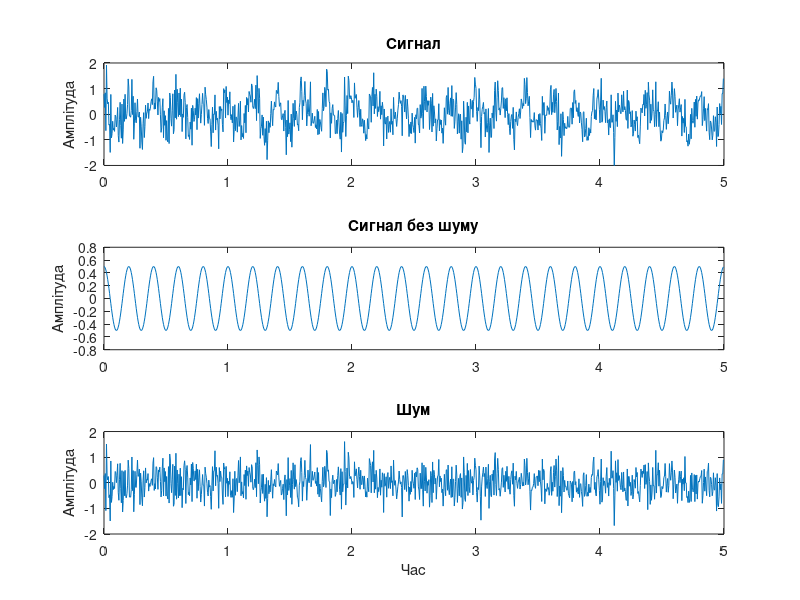
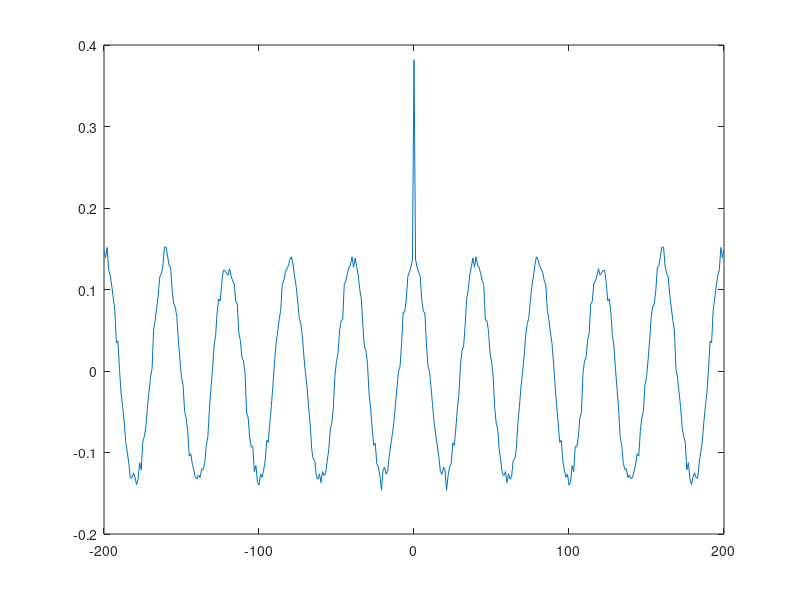
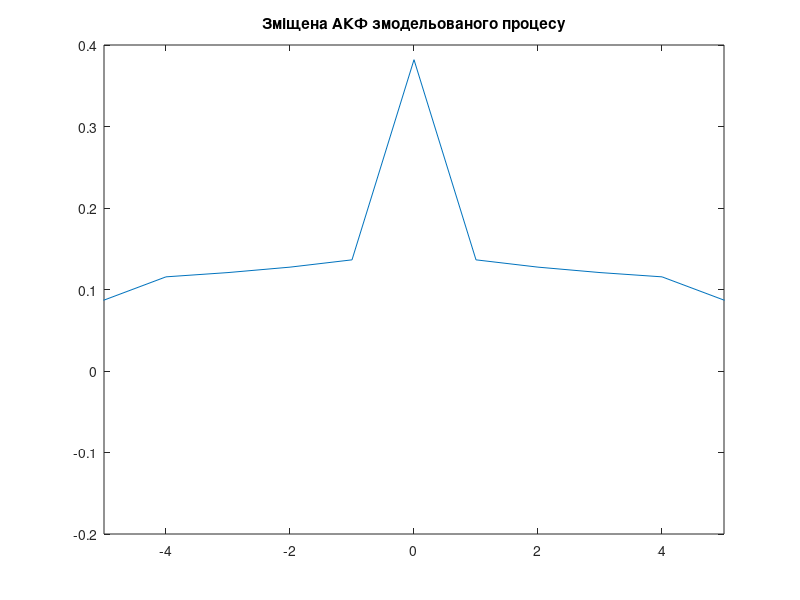
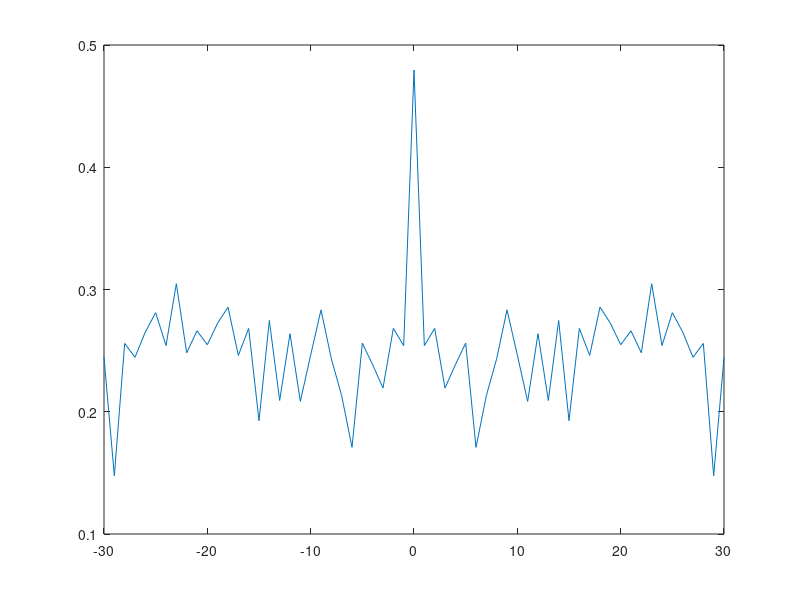

MATLAB code for these plots, in order:
function lab05_main
%=== Дисципліна: Основи обробки біомедичної інформації ===
%--- Лабораторна робота #5 КОРЕЛЯЦІЙНИЙ АНАЛІЗ БІОСИГНАЛІВ
%
% Використовуйте файли даних: 
%   eeg1-c3.dat - сигнал ЕЕГ, fs = 100 Гц
%   eeg1-f3.dat - сигнал ЕЕГ, fs = 100 Гц
%   eeg1-f4.dat - сигнал ЕЕГ, fs = 100 Гц
%   eeg1-p3.dat - сигнал ЕЕГ, fs = 100 Гц
%   eeg1-p4.dat - сигнал ЕЕГ, fs = 100 Гц
%   eeg1-o2.dat - сигнал ЕЕГ, fs = 100 Гц
%----------------------------------------------------------

clear, clc, close all
disp('Лабораторна робота #5')
disp('КОРЕЛЯЦІЙНИЙ АНАЛІЗ БІОСИГНАЛІВ')
disp('Виконав:  , група ... ННІІДС')

%=== Завдання #1.1 ===
% Моделювання стаціонарного випадкового процесу
fs = 200;
f0 = 5;
A = 0.5;
D = 0.25;
n = 1000;
t = (0:(n-1))/fs; % вектор часу
s = A*cos(2*pi*f0*t);
v = randn(size(t))*sqrt(D);
x = s + v;

% Графіки отриманих сигналів
figure(1)
y = filter(v, s, x);
subplot(3, 1, 1), plot(t, x);
title('Сигнал'); 
ylim([-2 2]); 
ylabel('Амплітуда');
subplot(3, 1, 2), plot(t, s);
title('Сигнал без шуму'); ylabel('Амплітуда')
subplot(3, 1, 3), plot(t, v);
title('Шум'); xlabel('Час'); ylabel('Амплітуда');

%=== Завдання #1.2 ===
% Обчислення оцінки дисперсії шуму, дисперсії сигналу та відношення шум/сигнал
fprintf('Математичне сподівання сигналу без шуму = %4.3g\n', mean(s))
fprintf('Дисперсія сигналу без шуму = %4.3g\n', var(s))
fprintf('Дисперсія шуму = %4.3g\n', var(v))
fprintf('Математичне сподівання сигналу = %4.3g\n', mean(x))
fprintf('Дисперсія сигналу = %4.3g\n', var(x))

%=== Завдання #1.3 ===
% Обчислення незміщеної оцінки АКФ змодельованого процесу  
maxlag = fix(0.2*length(x));
[v, lags] = xcorr(x, x, maxlag, 'unbiased');
figure(2)
plot(lags, v);

%=== Завдання #1.4 ===
% Обчислення зміщеної оцінки АКФ змодельованого процесу  
maxlag2 = fix(0.8*length(x));
[v2, lags2] = xcorr(x, x, maxlag2, 'biased');
figure(3)
plot(lags2, v2); title('Зміщена АКФ змодельованого процесу');
xlim([-5 5]);

%=== Завдання #1.5 ===
% Обчислення оцінки АКФ змодельованого процесу при збільшенні тривалості процесу 
%t=100
t3 = 0:100; % вектор часу
v3 = randn(size(t3))*sqrt(D);
s3 = A*cos(2*pi*f0*t3);
x3 = s3+v3;

maxlag3 = fix(0.3*length(x3));
[r3, lags3] = xcorr(x3, x3, maxlag3, 'unbiased');
figure(4)
plot(lags3, r3);
xlim([-30 30]);

%t=1000
t4 = 0:1000; % вектор часу
v4 = randn(size(t4))*sqrt(D);
s4 = A*cos(2*pi*f0*t4);
x4 = s4+v4;

maxlag4 = fix(0.3*length(x4));
[r4, lags4] = xcorr(x4, x4, maxlag4, 'unbiased');
figure(5)
plot(lags4, r4);
xlim([-30 30]);